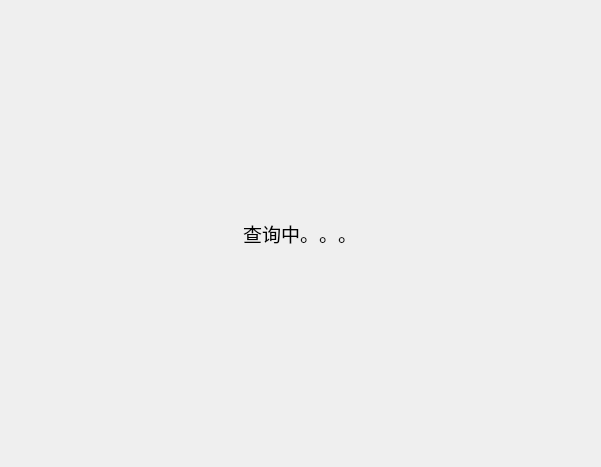
<?xml version="1.0" encoding="UTF-8"?>
<ui version="4.0">
 <class>load_page</class>
 <widget class="QFrame" name="load_page">
  <property name="geometry">
   <rect>
    <x>0</x>
    <y>0</y>
    <width>601</width>
    <height>467</height>
   </rect>
  </property>
  <property name="windowTitle">
   <string>Frame</string>
  </property>
  <layout class="QGridLayout" name="gridLayout_2">
   <item row="0" column="0" alignment="Qt::AlignHCenter|Qt::AlignVCenter">
    <widget class="QLabel" name="loading_text">
     <property name="font">
      <font>
       <family>Arial</family>
       <pointsize>14</pointsize>
      </font>
     </property>
     <property name="text">
      <string>查询中。。。</string>
     </property>
    </widget>
   </item>
  </layout>
 </widget>
 <resources/>
 <connections/>
</ui>
